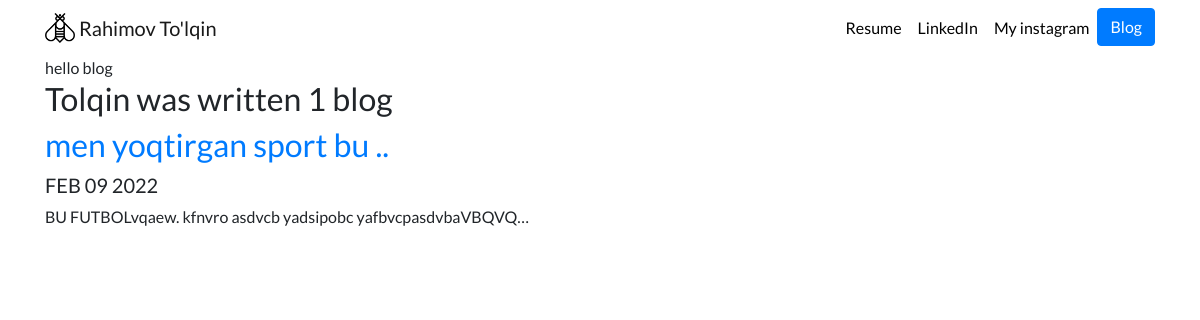
Screenshot of /blog/ with the database file from the repository.
### bloglar/models.py (models this page shows, shortened)
class Blog(models.Model):
    title = models.CharField(max_length = 100)
    description = models.TextField(max_length = 250)
    date = models.DateField()

### bloglar/views.py (the view)
# urls.py: path('', views.all_blogs, name='all_blogs'),
def all_blogs(request):
    blogs = Blog.objects.order_by('-date')
    return render (request, 'bloglar/all_blogs.html', {'blogs':blogs})

### bloglar/templates/bloglar/all_blogs.html
{% extends 'portfolio/base.html' %}
{% block content %}
hello blog
<h2>Tolqin was written {{blogs.count}} blog{{ blogs.count|pluralize }}</h2>
{% for blog in blogs %}
<a href="{% url 'blog:detail' blog.id %}"><h2>{{ blog.title }}</h2></a>
<h5>{{ blog.date|date:'M d Y'|upper }}</h5>
<p>{{ blog.description|striptags|truncatechars:60 }}</p>
{% endfor %}
{% endblock %}

### portfolio/templates/portfolio/base.html (shortened to what this page needs)
{% load static %}
<!doctype html>
<html lang="en">
<head>
  <link rel="stylesheet" href="https://stackpath.bootstrapcdn.com/bootstrap/4.4.1/css/bootstrap.min.css">
  <link rel="stylesheet" href="{% static " portfolio/custom.css" %}">
</head>
<body>
  <nav id="topNav" class="navbar navbar-expand-md navbar-light">
    <div class="container">
      <a class="navbar-brand" href="{% url 'home' %}">
        <img src="{% static "portfolio/Logo.png" %}" width="30" height="30" class="d-inline-block align-top" alt="Nick's Logo">
        <span>Rahimov To'lqin</span>
      </a>
      <div class="collapse navbar-collapse text-center" id="navbarNav">
        <ul class="navbar-nav ml-auto">
          <li class="nav-item">
            <a class="nav-link" href="{% static "portfolio/resume.pdf" %}">Resume</a>
          </li>
          <li class="nav-item">
            <a class="nav-link" href="https://www.kun.uz/in/nick-walter/" target="_blank">LinkedIn</a>
          </li>
          <li class="nav-item">
            <a class="nav-link" href="https://instagram.com/tolqin3647" target="_blank">My instagram</a>
          </li>
          <li>
            <a role="button" href="{% url 'blog:all_blogs' %}" class="btn btn-primary">Blog</a>
          </li>
        </ul>
      </div>
    </div>
  </nav>
  <div class="container">
    {% block content %}{% endblock %}
  </div>
</body>
</html>

### portfolio/static/portfolio/custom.css (style rules this page uses)
.navbar-nav .nav-link { color: rgba(0,0,0,1) !important; }
body { font-family: 'Lato', sans-serif; }

### rows the page displays
Blog: title "men yoqtirgan sport bu ..", date "FEB 09 2022", description "BU FUTBOLvqaew. kfnvro asdvcb yadsipobc yafbvcpasdvbaVBQVQ…"

### other values shown
{{ blogs.count }} "1"
